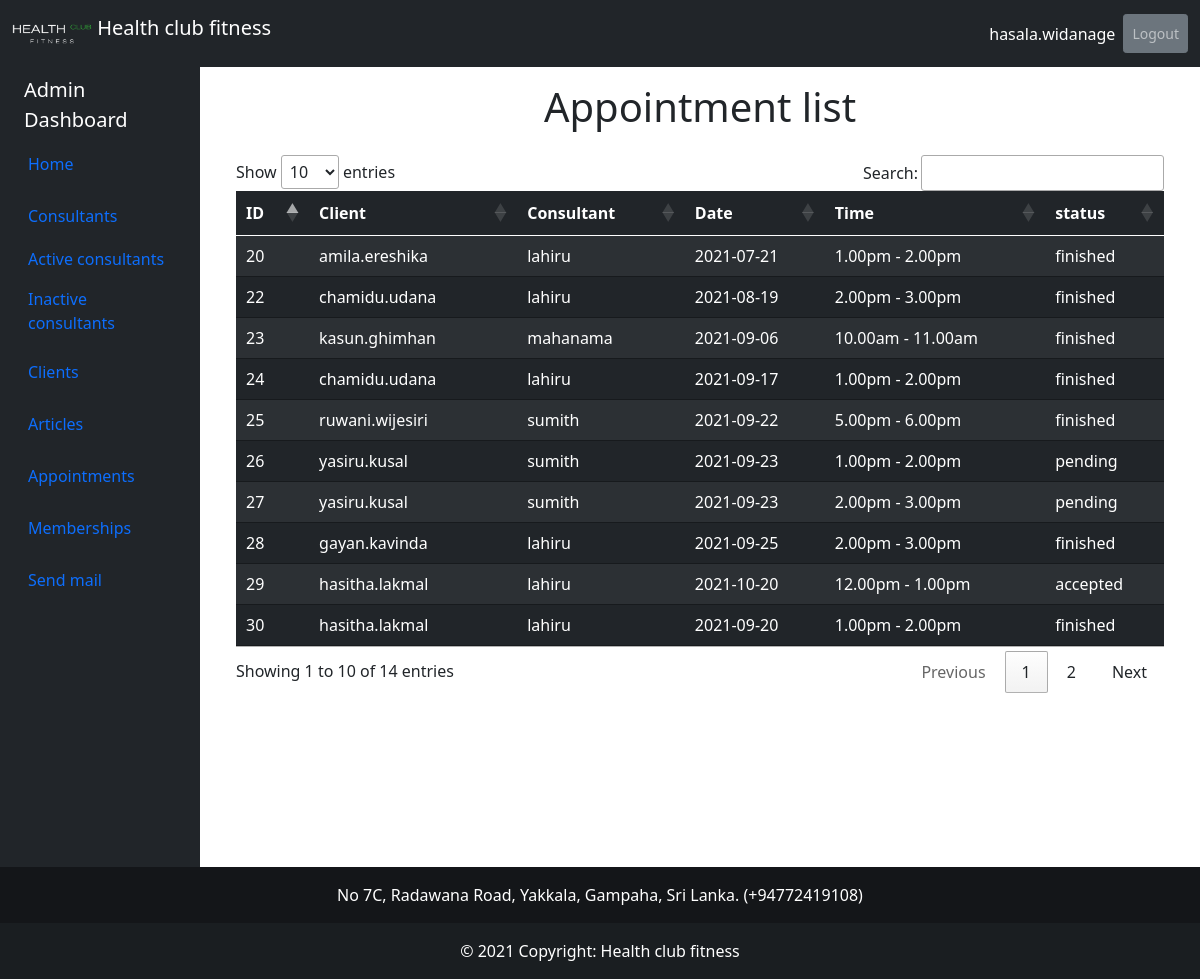
Screenshot of /appointment_list.php (signed in) with the database file from the repository.
### tables this page shows
CREATE TABLE IF NOT EXISTS `appointment` (
  `id` int(20) NOT NULL AUTO_INCREMENT,
  `client_username` varchar(20) NOT NULL,
  `consultant_username` varchar(50) NOT NULL,
  `appointment_date` varchar(10) NOT NULL,
  `appointment_time` varchar(20) NOT NULL,
  `status` varchar(10) NOT NULL,
  `date_created` timestamp NOT NULL DEFAULT CURRENT_TIMESTAMP,
  `deletion_indicator` varchar(20) DEFAULT NULL,
  PRIMARY KEY (`id`)
);

### appointment_list.php (the view, shortened to what this page needs)
<?php
  include "connection/connection2.php";
  $appointment_list = '';
  $query = "SELECT id, client_username, consultant_username, appointment_date, appointment_time, status FROM appointment";
  $appointments = mysqli_query($connection, $query);
    while ($appointment = mysqli_fetch_assoc($appointments)) {
      $appointment_list .= "<tr>";
      $appointment_list .= "<td>{$appointment['id']}</td>";
      $appointment_list .= "<td>{$appointment['client_username']}</td>";
      $appointment_list .= "<td>{$appointment['consultant_username']}</td>";
      $appointment_list .= "<td>{$appointment['appointment_date']}</td>";
      $appointment_list .= "<td>{$appointment['appointment_time']}</td>";
      $appointment_list .= "<td>{$appointment['status']}</td>";
      $appointment_list .= "</tr>";
    }
 ?>
<!DOCTYPE html>
<html lang="en">
<head>
    <link href="https://cdn.jsdelivr.net/npm/bootstrap@5.0.1/dist/css/bootstrap.min.css" rel="stylesheet">
    <link rel="stylesheet" type="text/css" href="https://cdn.datatables.net/1.11.1/css/jquery.dataTables.min.css">
</head>
<body>
<nav class="navbar navbar-expand-lg navbar-dark bg-dark ">
  <div class="container-fluid">
    <a class="navbar-brand" href="#">
    <img src="image/logo/HealthClubLogo.png" alt="" width="80" height="40" class="d-inline-block align-text-top">
        Health club fitness</a>
    <div class="collapse navbar-collapse" id="navbarNav">
      <ul class="navbar-nav ms-auto mb-2 mb-lg-0">
        <li class="nav-item ">
          <a class="nav-link active"><?php echo $_SESSION['AdminUser']; ?></a>
        </li>
        <li class="nav-item">
          <a class="nav-link btn btn-secondary btn-sm" role="button" href = "logout.php">Logout</a>
        </li>
      </ul>
    </div>
  </div>
</nav>
<div class="container-fluid">
    <div class="row flex-nowrap">
        <div class="col-auto col-md-3 col-xl-2 px-sm-2 px-0 bg-dark">
            <div class="d-flex flex-column align-items-center align-items-sm-start px-3 pt-2 text-white min-vh-100">
                <span class="fs-5 d-none d-sm-inline">Admin Dashboard</span>
                <ul class="nav nav-pills flex-column mb-sm-auto mb-0 align-items-center align-items-sm-start" id="menu">
                    <li class="nav-item">
                        <a href="admin_dashboard.php" class="nav-link align-middle px-0">
                            <i class="fs-4 bi-house"></i> <span class="ms-1 d-none d-sm-inline">Home</span>
                        </a>
                    </li>
                    <li>
                        <a href="#submenu1" data-bs-toggle="collapse" class="nav-link px-0 align-middle">
                            <i class="fs-4 bi-speedometer2"></i> <span class="ms-1 d-none d-sm-inline">Consultants</span> </a>
                        <ul class="collapse show nav flex-column ms-1" id="submenu1" data-bs-parent="#menu">
                            <li class="w-100">
                                <a href="consultant_list.php" class="nav-link px-0"> <span class="d-none d-sm-inline">Active consultants</span> </a>
                            </li>
                            <li>
                                <a href="consultant_list_inactive.php" class="nav-link px-0"> <span class="d-none d-sm-inline">Inactive consultants</span> </a>
                            </li>
                        </ul>
                    </li>
                    <li>
                        <a href="#submenu2" data-bs-toggle="collapse" class="nav-link px-0 align-middle ">
                            <i class="fs-4 bi-bootstrap"></i> <span class="ms-1 d-none d-sm-inline">Clients</span></a>
                    </li>
                    <li class="nav-item">
                        <a href="article_upload.php" class="nav-link align-middle px-0">
                            <i class="fs-4 bi-house"></i> <span class="ms-1 d-none d-sm-inline">Articles</span>
                        </a>
                    </li>
                    <li class="nav-item">
                        <a href="#" class="nav-link align-middle px-0">
                            <i class="fs-4 bi-house"></i> <span class="ms-1 d-none d-sm-inline">Appointments</span>
                        </a>
                    </li>
                    <li class="nav-item">
                        <a href="membership_fee.php" class="nav-link align-middle px-0">
                            <i class="fs-4 bi-house"></i> <span class="ms-1 d-none d-sm-inline">Memberships</span>
                        </a>
                    </li>
                    <li class="nav-item">
                        <a href="email_send.php" class="nav-link align-middle px-0">
                            <i class="fs-4 bi-house"></i> <span class="ms-1 d-none d-sm-inline">Send mail</span>
                        </a>
                    </li>
                </ul>
            </div>
        </div>
        <div class="col py-3">
  <h5 class="display-6 text-center">Appointment list</h5>
<div class="container-sm table-responsive px-4">
  <table class="table table-dark table-striped" id="example">
    <thead>
      <tr>
        <th>ID</th>
        <th>Client</th>
        <th>Consultant</th>
        <th>Date</th>
        <th>Time</th>
        <th>status</th>
      </tr>
    </thead>
      <tbody>
      <?php echo $appointment_list; ?>
      </tbody>
  </table>
</div>
        </div>
    </div>
</div>
<footer class="bg-dark text-center text-white">
    <div class="text-center p-3" style="background-color: rgba(0, 0, 0, 0.4);">
        No 7C, Radawana Road, Yakkala, Gampaha, Sri Lanka. (+94772419108)
    </div>
    <div class="text-center p-3" style="background-color: rgba(0, 0, 0, 0.2);">
    © 2021 Copyright: Health club fitness
    </div>
</footer>
</body>
</html>

### rows the page displays
appointment: id "25", client_username "ruwani.wijesiri", consultant_username "sumith", appointment_date "2021-09-22", appointment_time "5.00pm - 6.00pm", status "finished"
appointment: id "24", client_username "chamidu.udana", consultant_username "lahiru", appointment_date "2021-09-17", appointment_time "1.00pm - 2.00pm", status "finished"
appointment: id "23", client_username "kasun.ghimhan", consultant_username "mahanama", appointment_date "2021-09-06", appointment_time "10.00am - 11.00am", status "finished"
appointment: id "20", client_username "amila.ereshika", consultant_username "lahiru", appointment_date "2021-07-21", appointment_time "1.00pm - 2.00pm", status "finished"
appointment: id "22", client_username "chamidu.udana", consultant_username "lahiru", appointment_date "2021-08-19", appointment_time "2.00pm - 3.00pm", status "finished"
appointment: id "29", client_username "hasitha.lakmal", consultant_username "lahiru", appointment_date "2021-10-20", appointment_time "12.00pm - 1.00pm", status "accepted"
appointment: id "26", client_username "yasiru.kusal", consultant_username "sumith", appointment_date "2021-09-23", appointment_time "1.00pm - 2.00pm", status "pending"
appointment: id "27", client_username "yasiru.kusal", consultant_username "sumith", appointment_date "2021-09-23", appointment_time "2.00pm - 3.00pm", status "pending"
appointment: id "28", client_username "gayan.kavinda", consultant_username "lahiru", appointment_date "2021-09-25", appointment_time "2.00pm - 3.00pm", status "finished"
appointment: id "30", client_username "hasitha.lakmal", consultant_username "lahiru", appointment_date "2021-09-20", appointment_time "1.00pm - 2.00pm", status "finished"

### other values shown
$_SESSION['AdminUser'] "hasala.widanage"
